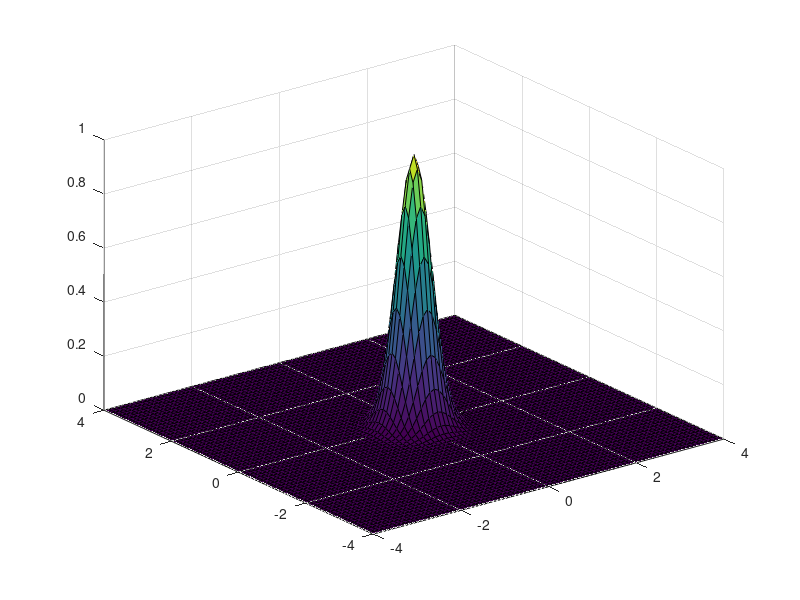

The MATLAB source for this figure:
% Question 2
x = -4:0.1:4;
y = -4:0.1:4;

[x,y] = meshgrid(x,y);

f = exp((-5).*((x.^2)+(y.^2)));

surf(x,y,f)

%contour([x,y])
